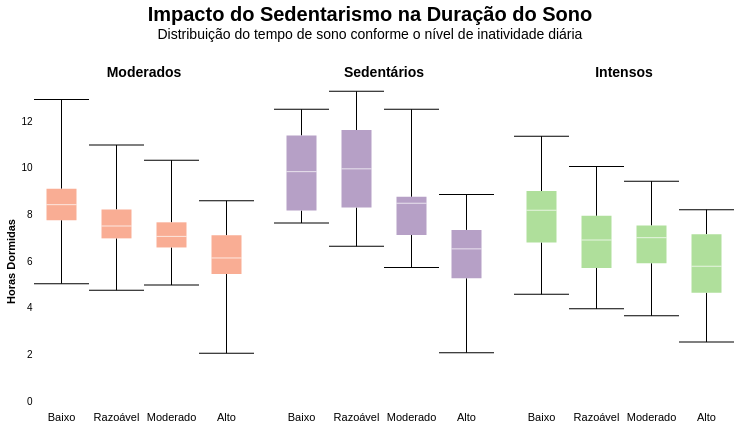

Notebook cell for this chart:
### Markdown cell above
**Visualização Interativa: Eficiência do Sono vs. Sedentarismo**

O objetivo aqui é ver se usuárias que passam muito tempo sedentárias durante o dia têm mais dificuldade para pegar no sono (mais tempo acordada na cama).

### Code cell
# 1. Preparação dos Dados (Conversão para Horas e Limpeza)
df_bins = (
    df_daily_clean
    .filter((pl.col("has_sleep_data")) & (pl.col("TotalMinutesAsleep") > 120))
    .join(df_perfis.select(["Id", "perfil_nome"]), on="Id")
    .with_columns([
        (pl.col("TotalMinutesAsleep") / 60).round(2).alias("sono_horas"),
        pl.col("SedentaryMinutes").qcut(4, labels=["Baixo", "Razoável", "Moderado", "Alto"])
          .alias("faixa_sedentarismo")
    ])
    .to_pandas()
)

# 2. Definições de Estilo
palette = ['#AFDF9B', '#F9AD94', '#B6A0C6']
perfil_order = ['Intensos', 'Moderados', 'Sedentários']
sedentario_order = ["Baixo", "Razoável", "Moderado", "Alto"]

# 3. Construção do Gráfico
chart = alt.Chart(df_bins).mark_boxplot(
    extent='min-max',
    ticks=True,
    size=30,
    outliers=True
).encode(
    x=alt.X('faixa_sedentarismo:N',
            title=None,
            sort=sedentario_order,
            axis=alt.Axis(labelAngle=0, labelFontSize=11, labelPadding=10)),
    y=alt.Y('sono_horas:Q',
            title="Horas Dormidas",
            scale=alt.Scale(domain=[0, 12])),
    color=alt.Color('perfil_nome:N',
                    scale=alt.Scale(domain=perfil_order, range=palette),
                    legend=None)
).properties(
    width=220,
    height=280
).facet(
    column=alt.Column('perfil_nome:N',
                      sort=perfil_order,
                      title=None,
                      header=alt.Header(labelFontSize=14, labelFontWeight='bold'))
).resolve_scale(
    y='shared'
)

# 4. Ajustes Finais de Layout
final_chart = chart.properties(
    title=alt.TitleParams(
        text="Impacto do Sedentarismo na Duração do Sono",
        subtitle=["Distribuição do tempo de sono conforme o nível de inatividade diária"],
        anchor='middle',
        fontSize=20,
        subtitleFontSize=14,
        dy=-20
    )
).configure_view(
    strokeWidth=0
).configure_axis(
    grid=False,
    domain=False,
    tickSize=0
)

final_chart.display()

### Figure 1 — Vega-Lite specification as saved in the notebook (floating-point values rounded to 4 significant figures; data arrays with more than 128 entries replaced by an {"elided": "..."} marker saying what was removed)
{"config": {"view": {"continuousWidth": 300, "continuousHeight": 300, "strokeWidth": 0}, "axis": {"domain": false, "grid": false, "tickSize": 0}}, "data": {"name": "data-76e4fb466cc974b72d2d9c111a7e53f0"}, "facet": {"column": {"field": "perfil_nome", "header": {"labelFontSize": 14, "labelFontWeight": "bold"}, "sort": ["Intensos", "Moderados", "Sedentários"], "title": null, "type": "nominal"}}, "spec": {"mark": {"type": "boxplot", "extent": "min-max", "outliers": true, "size": 30, "ticks": true}, "encoding": {"color": {"field": "perfil_nome", "legend": null, "scale": {"domain": ["Intensos", "Moderados", "Sedentários"], "range": ["#AFDF9B", "#F9AD94", "#B6A0C6"]}, "type": "nominal"}, "x": {"axis": {"labelAngle": 0, "labelFontSize": 11, "labelPadding": 10}, "field": "faixa_sedentarismo", "sort": ["Baixo", "Razoável", "Moderado", "Alto"], "title": null, "type": "nominal"}, "y": {"field": "sono_horas", "scale": {"domain": [0, 12]}, "title": "Horas Dormidas", "type": "quantitative"}}, "height": 280, "width": 220}, "resolve": {"scale": {"y": "shared"}}, "title": {"text": "Impacto do Sedentarismo na Duração do Sono", "anchor": "middle", "dy": -20, "fontSize": 20, "subtitle": ["Distribuição do tempo de sono conforme o nível de inatividade diária"], "subtitleFontSize": 14}, "$schema": "https://vega.github.io/schema/vega-lite/v5.20.1.json", "datasets": {"data-76e4fb466cc974b72d2d9c111a7e53f0": {"elided": "407 records"}}}
